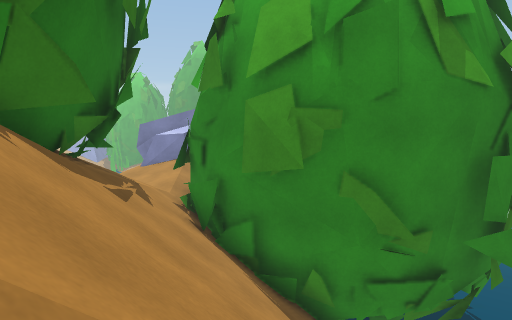
view 1 (above)

16 first-person views from a walk through a Unity game level. The camera is 1.2 m above the floor, tilts 6° down and sees 75° across. The floor is counted in squares, 1 m on a side. Each view is taken from the middle of a square. On the plan, view 1 faces up. The plan holds only what a view shows up to about 14 squares ahead; the rest is blank. The place goes on beyond the plan.

view 2
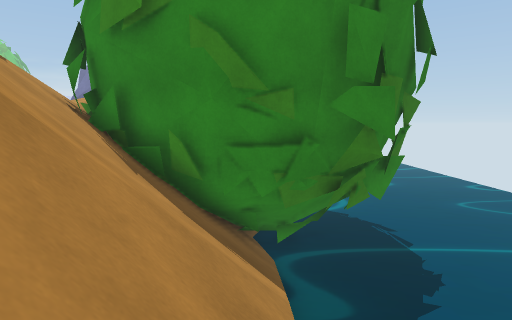

view 3
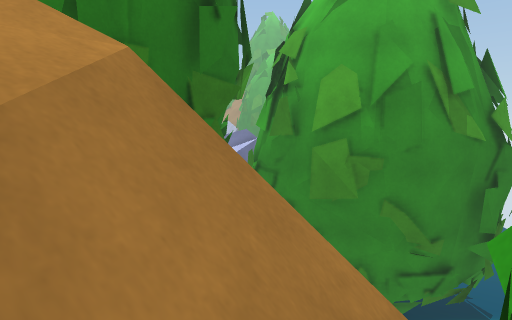

view 4
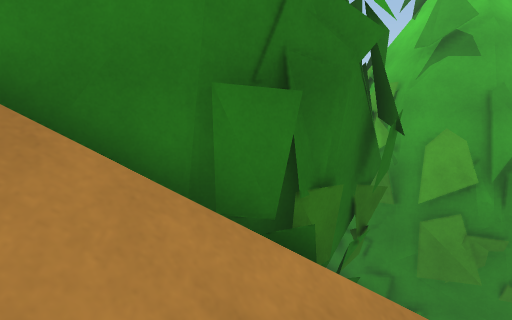

view 5
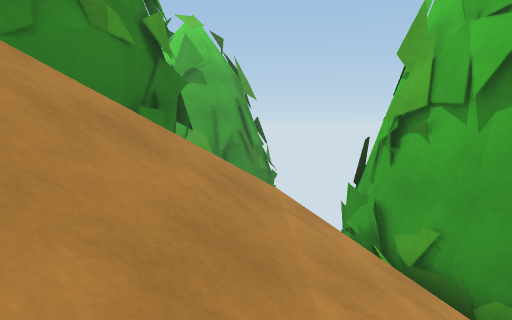

view 6
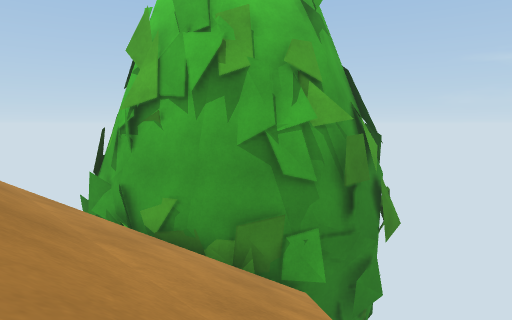

view 7
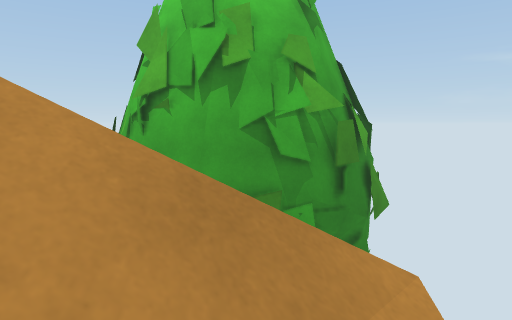

view 8
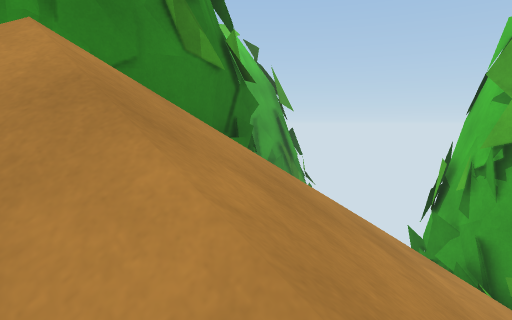

view 9
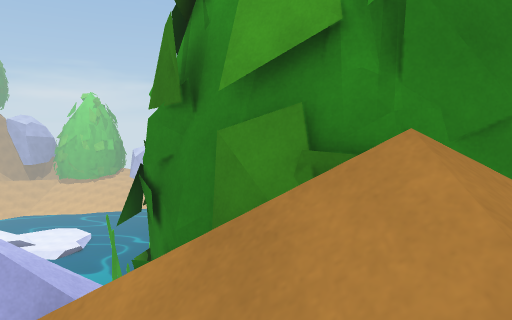

view 10
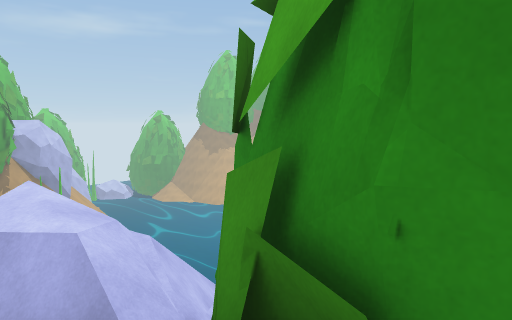

view 11
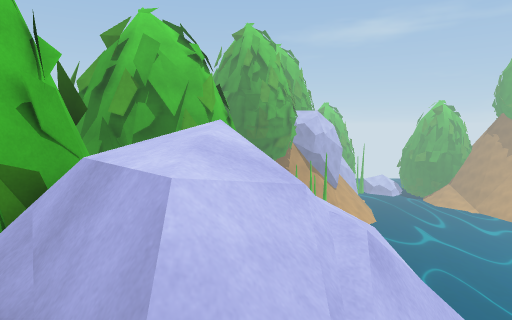

view 12
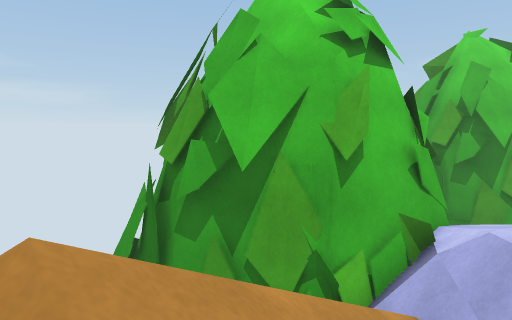

view 13
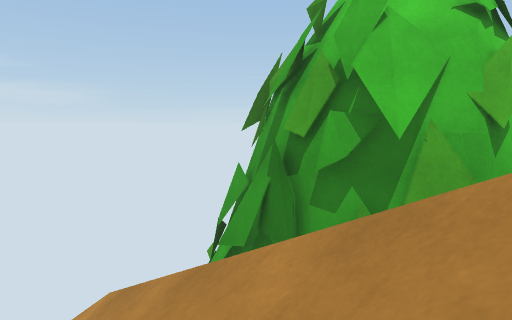

view 14
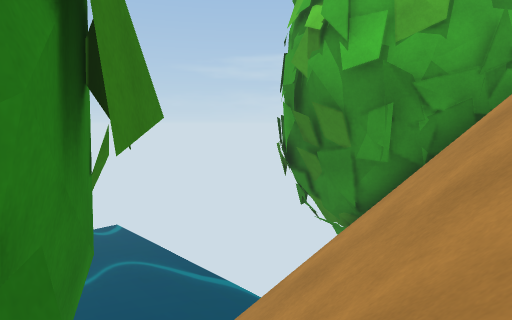

view 15
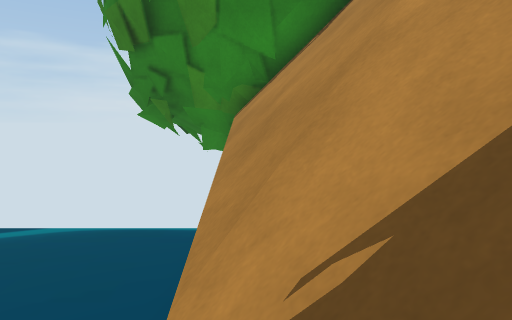

view 16
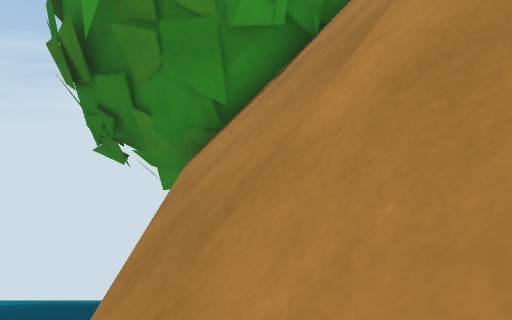

### Floor plan
Key: @ floor where view 1 was taken; # wall or solid block; . main floor; : floor 0.5 m higher than the main floor; - floor 0.75 m lower than the main floor; / step, stairs or slope; = window, fence, low wall or low ledge; ≈ liquid the walk keeps out of; v drop or lower ground.
Columns run from 19 left of view 1 to 6 right of it. Each row starts with its distance up from view 1.
 14               ///
 13               ///
 12                //#
 11                 /#      ##
 10                //##   ####
  9               ##//#  ####≈
  8               ##//######≈≈
  7                #=///##/≈≈≈
  6                ##//////≈≈≈
  5     =//#       ##//////≈
  4     ##/#       ##//////≈
  3    -vv####    ##///////≈≈≈
  2    ./////######/ //////≈≈≈
  1    ::/=  //////   /////≈≈≈
  0   .../////////     @/#/≈≈≈
 -1   ##//  ///////////######
 -2 ######/  /////////##  ####
 -3      ##  /////////#     ##
 -4      ##  ////////##      #
 -5       #/ ////////#       #
 -6       #//////////#
 -7       #  vv  vvvv#
 -8       #v         ##
 -9       #           ##

Where each view was taken, in squares from view 1:
view 1: 0 up, 0 right, facing up
view 2: 0 up, 3 right, facing up
view 3: 3 down, 2 left, facing up
view 4: 2 down, 5 left, facing up
view 5: 6 down, 9 left, facing up-right
view 6: 6 down, 10 left, facing right
view 7: 6 down, 11 left, facing right
view 8: 4 down, 10 left, facing up-right
view 9: 2 down, 10 left, facing up
view 10: 0 up, 8 left, facing up-left
view 11: 2 up, 11 left, facing left
view 12: 1 up, 9 left, facing down-left
view 13: 1 down, 7 left, facing down-left
view 14: 8 up, 2 left, facing down-right
view 15: 7 up, 3 right, facing down
view 16: 6 up, 2 right, facing down
